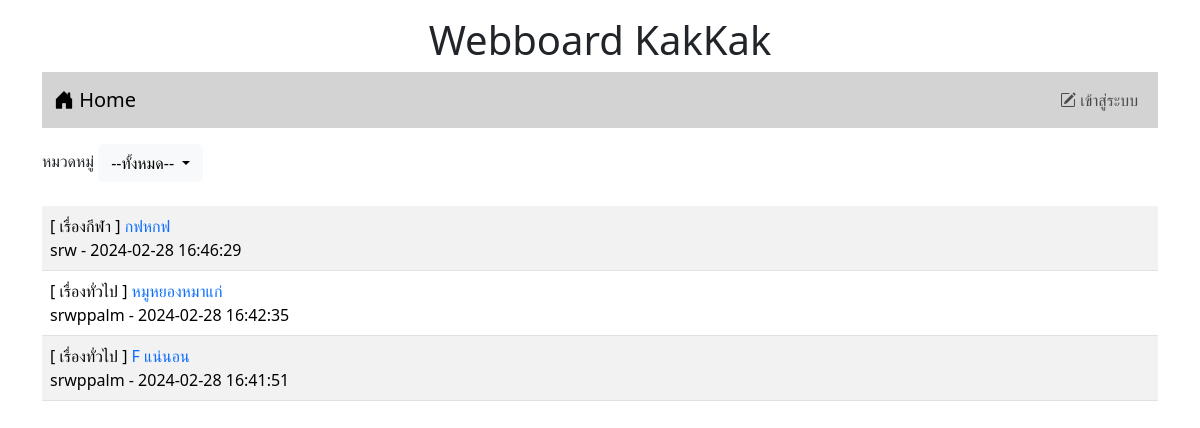
Before: / with the older database file.
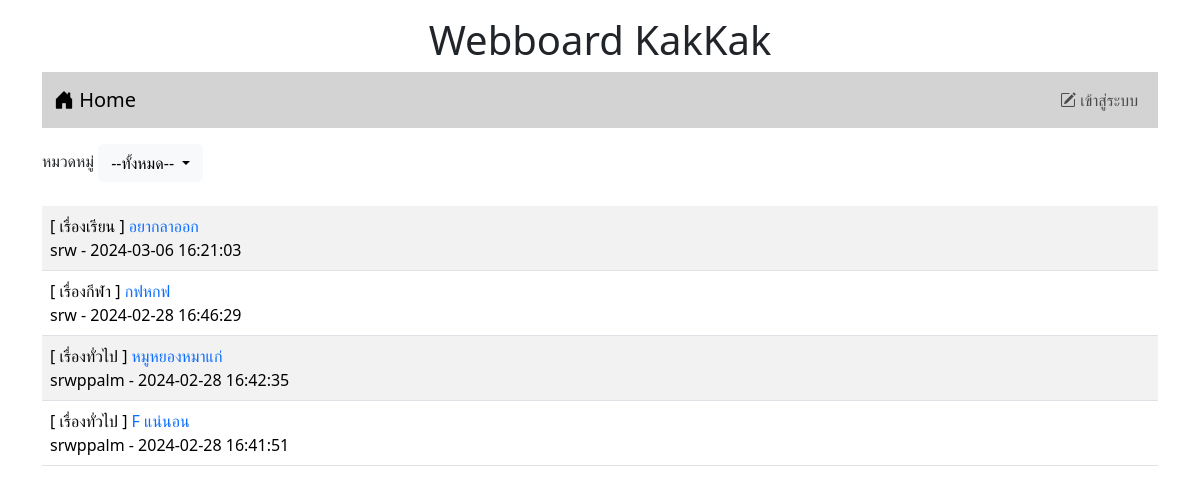
After: the same page with the newer database file.
### tables this page shows
CREATE TABLE `post` (
  `id` int(11) NOT NULL,
  `title` varchar(128) NOT NULL,
  `content` varchar(2048) NOT NULL,
  `post_date` datetime NOT NULL,
  `cat_id` int(11) NOT NULL,
  `user_id` int(11) NOT NULL
);

CREATE TABLE `category` (
  `id` int(11) NOT NULL,
  `name` varchar(32) NOT NULL
);

CREATE TABLE `user` (
  `id` int(11) NOT NULL,
  `login` varchar(32) NOT NULL,
  `password` varchar(64) NOT NULL,
  `name` varchar(64) NOT NULL,
  `gender` char(1) NOT NULL,
  `email` varchar(32) NOT NULL,
  `role` char(1) NOT NULL
);

### index.php (the view, shortened to what this page needs)
<!DOCTYPE html>
<html lang="en">
<head>
    <link rel="stylesheet" href="bootstrap-5.3.2-dist/css/bootstrap.min.css">
    <link rel="stylesheet" href="https://cdn.jsdelivr.net/npm/bootstrap-icons@1.11.3/font/bootstrap-icons.min.css">
</head>
<body>
    <div class="container-lg">
    <h1 style ="text-align: center;" class = "mt-3">Webboard KakKak</h1>
    <?php include "nav.php" ?>
<div class = "mt-3 d-flex justify-content-between">
    <div>
        <label>หมวดหมู่</label>
        <span class="dropdown">
        <button class="btn btn-light dropdown-toggle" type="button" data-bs-toggle="dropdown" aria-expanded="false">
        --ทั้งหมด--
        </button>
        </span>
    </div>
</div>
    <table class = "table table-striped mt-4">
    <?php
        $conn = new PDO("mysql:host=localhost;dbname=webboard;charset=utf8" , "root" , "");
        $sql = "SELECT category.name , post.title , post.id , user.login , post.post_date FROM post
        INNER JOIN user ON(post.user_id = user.id)
        INNER JOIN category ON (post.cat_id = category.id) ORDER BY post.post_date DESC";
        $result = $conn -> query($sql);
        while($row = $result -> fetch()){
            echo "<tr><td>[ $row[0] ] <a href=post.php?id=$row[2]
            style = text-decoration:none>$row[1]</a><br>$row[3] - $row[4]</td></tr>";
        }
    ?>
    </table>
    </div>
</body>
</html>

Changed rows visible on the page:
added post: category.name "เรื่องเรียน", title "อยากลาออก", user.login "srw", post_date "2024-03-06 16:21:03"
